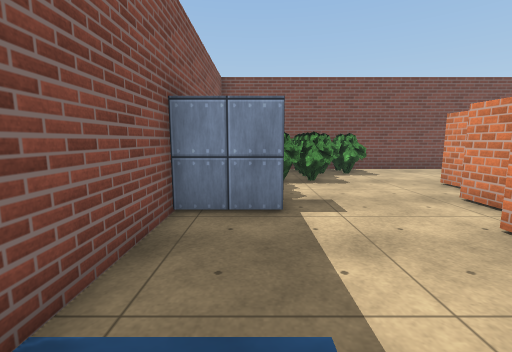
[1] (above)

16 first-person views from a walk through a Unity game level. The camera is 1.3 m above the floor, tilts 8° down and sees 90° across. The floor is counted in squares, 1 m on a side. Each view is taken from the middle of a square. On the plan, view 1 faces up. The plan holds only what a view shows up to about 13 squares ahead; the rest is blank. The place goes on beyond the plan. Surface patterns are stand-ins for the level's own textures.

[2]
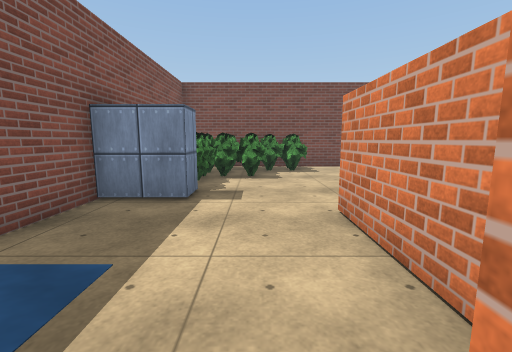

[3]
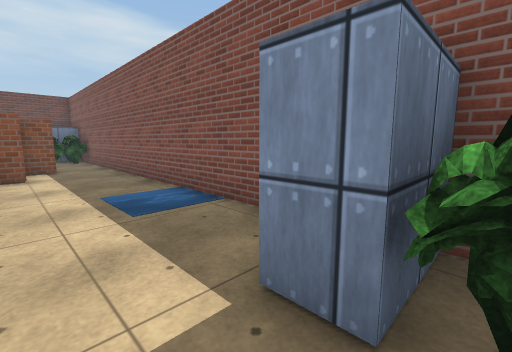

[4]
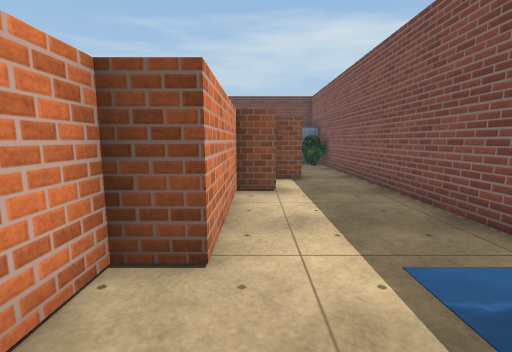

[5]
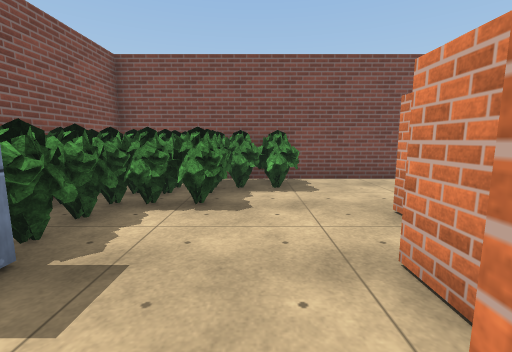

[6]
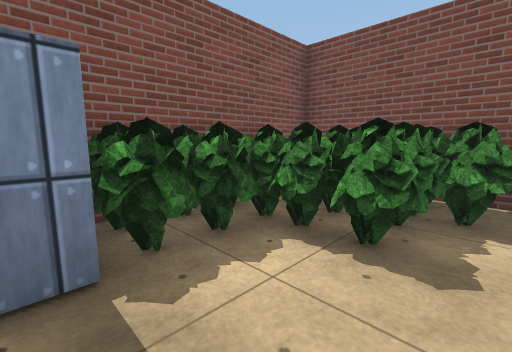

[7]
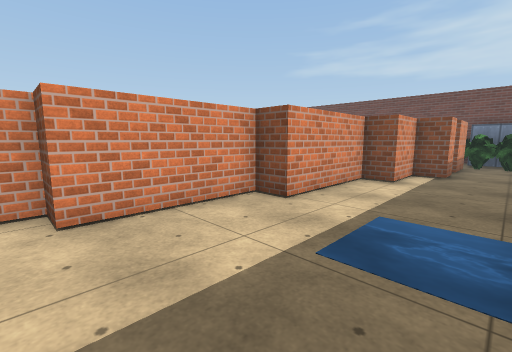

[8]
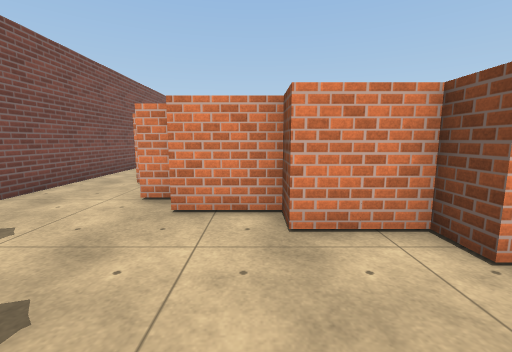

[9]
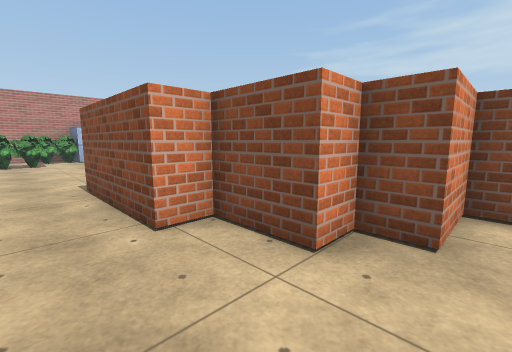

[10]
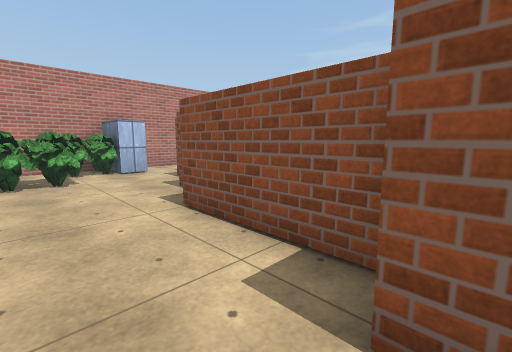

[11]
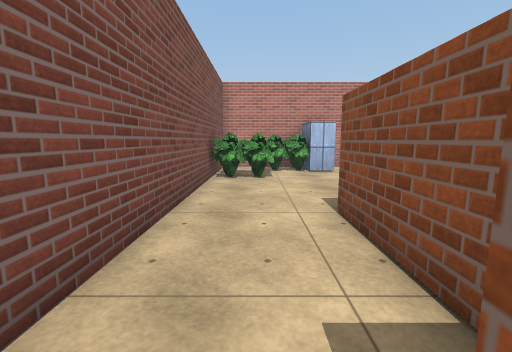

[12]
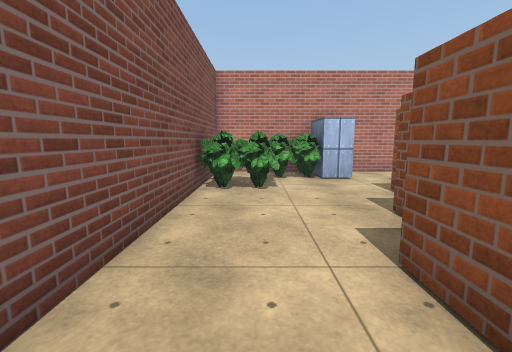

[13]
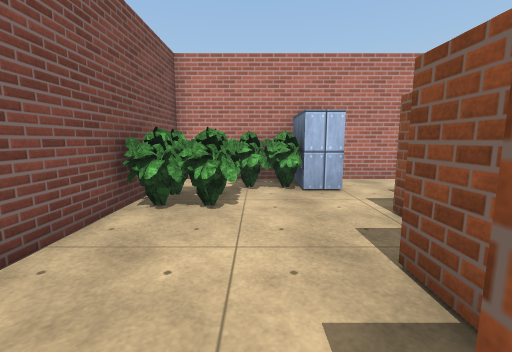

[14]
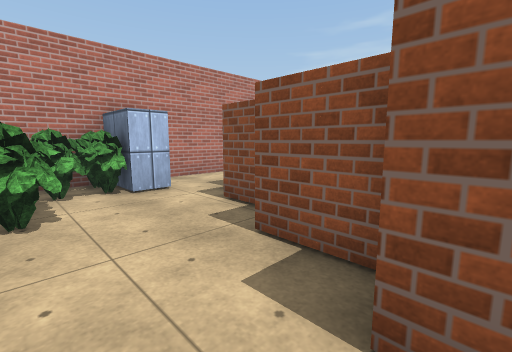

[15]
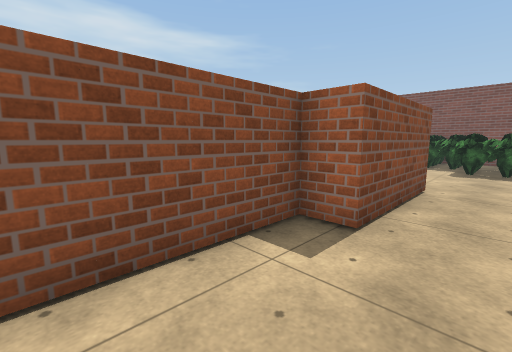

[16]
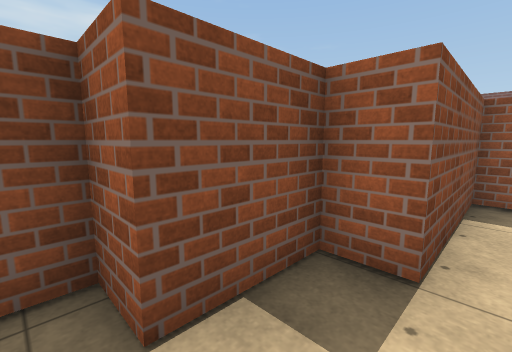

### Floor plan
Points are (right, up) in squares from view 1. A wall is a line through its corners. A room is listed if a view was taken in it or the views show most of it. See-through windows are left out.
Room 1 (views 1, 2, 3, 4, 5, 6, 7, 8, 9)
walls: (0.5, 5.6) (0.5, 4.5) (-1.5, 4.5) (-1.5, -11.2); (7.5, 11.6) (-1.5, 11.6) (-1.5, 5.5); (0.5, -7.5) (0.5, -6.5) (1.5, -6.5) (1.5, -4.5) (2.5, -4.5) (2.5, -0.5) (3.5, -0.5) (3.5, 3.5) (4.5, 3.5) (4.5, 5.5) (5.5, 5.5) (5.5, 7.5) (6.5, 7.5) (6.5, 8.5) (8.5, 8.5) (8.5, 9.5); (0.5, -9.1) (0.5, -8.4)
ways out: opening at (8.5, 10.5) to room 2; opening at (-0.5, -9.5)
objects: bush (-1, 6) to (-1, 7); bush (-1, 8); other object (-1, 9); other object (-1, 10); bush (0, -11) to (1, -10); bush (0, 6) to (0, 7); bush (0, 8) to (0, 9); bush (0, 10); other object (0, 11) to (1, 11); bush (1, 7); bush (1, 8) to (1, 9); other object (1, 10); bush (2, 8); bush (2, 9); bush (2, 10) to (3, 10); bush (2, 11); other object (3, 11); bush (4, 9) to (4, 10); bush (4, 11)
Room 2 (views 10, 11, 12, 13, 14, 15, 16)
walls: (22.5, 6.8) (22.5, 7.6); (24.5, 7.8) (24.5, 11.6) (7.5, 11.6); (8.5, 9.5) (12.5, 9.5) (12.5, 8.5) (16.5, 8.5) (16.5, 7.5) (18.5, 7.5) (18.5, 6.5) (20.5, 6.5)
ways out: opening at (8.5, 10.5) to room 1; opening at (21.5, 6)
objects: bush (20, 9) to (21, 10); bush (20, 11) to (21, 11); bush (22, 8) to (23, 9); bush (22, 9) to (23, 10); bush (22, 11) to (23, 11); bush (24, 8) to (24, 9); other object (24, 10)

Positions as (right, up) in squares from view 1, and headings:
1: (0, 0), facing up
2: (2, -1), facing up
3: (2, 6), facing down-left
4: (2, 2), facing down
5: (3, 3), facing up
6: (3, 5), facing up-left
7: (-1, 4), facing down-right
8: (1, 6), facing right
9: (5, 11), facing down-right
10: (12, 11), facing down-right
11: (12, 10), facing right
12: (14, 10), facing right
13: (16, 9), facing right
14: (16, 10), facing down-right
15: (16, 11), facing down-left
16: (19, 9), facing down-left
